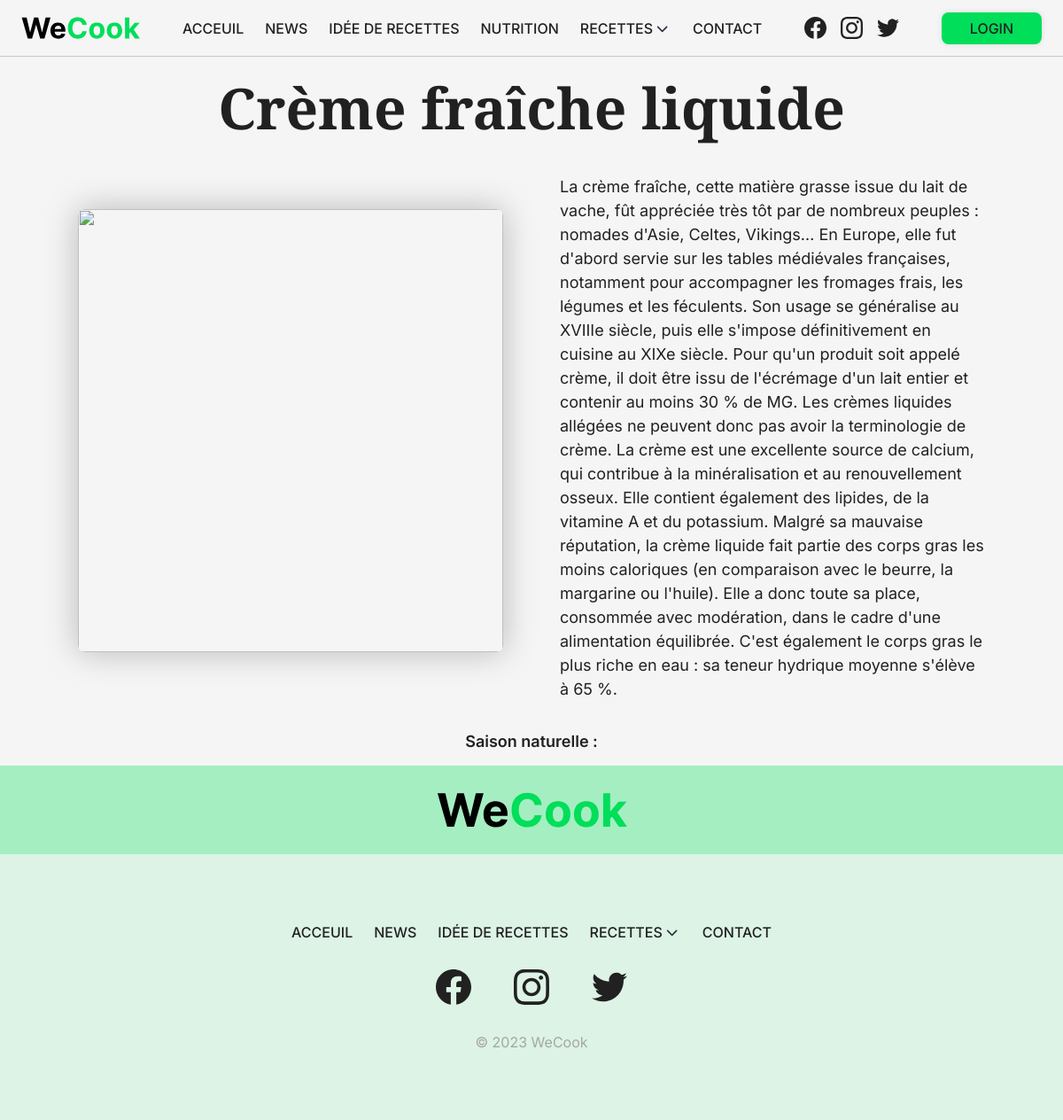
Page /public/ingredient/18 on the committed database.
### tables this page shows
CREATE TABLE Ingredient (
        id INTEGER PRIMARY KEY AUTO_INCREMENT,
        nom TEXT NOT NULL,
        description TEXT NOT NULL,
        saison TEXT NOT NULL,
        image TEXT NOT NULL

        );

### app/controllers/Ingredient.php (called while the page is built, shortened)
<?php
class Ingredient
{
    public function index()
    {
        $URL = $_GET['url'];
        $URL = explode("/", trim($URL, "/"));
        $id = $URL[1];
        $model = new IngredientModel;
        $data = $model->getById($id);
        $this->view("ingredient", $data);
    }
}

### app/core/App.php (called while the page is built, shortened)
<?php
require_once "Database.php";
class App
{
	private $method = 'index';
	public function splitURL()
	{
		$URL = $_GET['url'] ?? 'home';
		$URL = explode("/", trim($URL, "/"));
		return $URL;
	}
	public function loadController()
	{
		$URL = $this->splitURL();
		$filename = "../app/controllers/" . ucfirst($URL[0]) . ".php";
		if (file_exists($filename)) {
			unset($URL[0]);
		} else {
			$filename = "../app/controllers/_404.php";
			require $filename;
			$this->controller = "_404";
		}
		$controller = new $this->controller;
		call_user_func_array([$controller, $this->method], $URL);
	}
}

### public/index.php (called while the page is built, shortened)
<?php
$app = new App;
$app->loadController();

### app/core/Database.php (called while the page is built, shortened)
<?php
trait Database
{
	private function connect()
	{
		try {
			$string = "mysql:hostname=" . DBHOST . ";dbname=" . DBNAME;
			$con = new PDO($string, DBUSER, DBPASS);
		} catch (PDOException $e) {
			echo 'Échec de la connexion : ' . $e->getMessage();
			$con = null;
		}
		return $con;
	}
	public function get_row($query, $data = [])
	{
		$con = $this->connect();
		$stm = $con->prepare($query);
		$check = $stm->execute($data);
		if ($check) {
			$result = $stm->fetchAll(PDO::FETCH_OBJ);
			if (is_array($result) && count($result)) {
				return $result[0];
			}
		}
		return false;
	}
}

### app/core/Model.php (called while the page is built, shortened)
<?php
trait Model
{
	public function getById($id)
	{
		$query = "select * from $this->table where id = :id";
		$data = array("id" => $id);
		return $this->get_row($query, $data);
	}
}

### app/views/ingredient.view.php (the view)
<?php
require_once "shared/mainLayout.php";
require_once "shared/main.php";
class IngredientView
{
    private $data;
    public function __construct($data)
    {
        $this->data = $data;
    }
    public function display()
    {
        $main = new MainLayout();
        function content($data)
        {
?>
            <div class="ingredient-page">
                <h1>
                    <?php echo $data->nom; ?>
                </h1>
                <div class="ing-head">
                    <img src="<?php echo $data->image; ?>" alt="">
                    <p>
                        <?php echo $data->description; ?>
                    </p>
                </div>
                <p class="season"><span>
                        Saison naturelle :
                    </span> <?php if ($data->saison == "") {
                                echo "Disponible tout le temps";
                            } else {
                                echo $data->saison == "";
                            }
                            ?></p>
            </div>
<?php
        };
        $pass = $this->data;
        $main->displayLayout("ingredient", function () use ($pass) {
            return
                content($pass);
        });
    }
}

### public/assets/css/style.css (style rules this page uses)
* { margin: 0; padding: 0; box-sizing: border-box; font-family: "Inter", sans-serif; -webkit-user-drag: none; color: rgb(var(--dark)); }
body { overflow-x: hidden; background-color: rgb(var(--bg)); }
.ingredient-page { width: 100vw; min-height: 100vh; display: flex; flex-direction: column; align-items: center; justify-content: center; gap: 32px; }
.ingredient-page h1 { font-family: "Playfair Display", serif; font-size: 64px; }
.ingredient-page img { width: 40vw; height: 500px; object-fit: cover; border-radius: 8px; margin-bottom: 16px; box-shadow: 0px 0px 37px 0px rgba(0, 0, 0, 0.25); -webkit-box-shadow: 0px 0px 37px 0px rgba(0, 0, 0, 0.25); -moz-box-shadow: 0px 0px 37px 0px rgba(0, 0, 0, 0.25); }
.ingredient-page p { width: 40vw; font-size: 18px; line-height: 1.5; }
.ing-head { display: flex; align-items: center; justify-content: center; gap: 64px; }
.season { text-align: center; }
.season span { font-size: 18px; font-weight: 600; }

### rows in the picture
ingredient: nom "Crème fraîche liquide", description "La crème fraîche, cette matière grasse issue du lait de vache, fût appréciée très tôt par de nombreux peuples : nomades d'Asie, Celtes, Vikings… En Europe, elle fut d'abord servie sur les tables médiévales françaises, notamment pour accompagner les fromages frais, les légumes et les féculents. Son usage se généralise au XVIIIe siècle, puis elle s'impose définitivement en cuisine au XIXe siècle. Pour qu'un produit soit appelé crème, il doit être issu de l'écrémage d'un lait entier et contenir au moins 30 % de MG. Les crèmes liquides allégées ne peuvent donc pas avoir la terminologie de crème. La crème est une excellente source de calcium, qui contribue à la minéralisation et au…"
